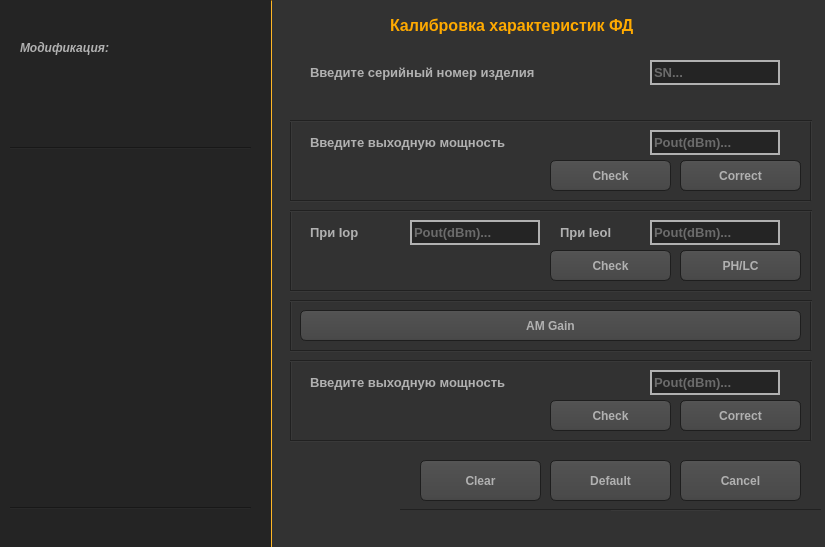
<?xml version="1.0" encoding="UTF-8"?>
<ui version="4.0">
 <class>Form</class>
 <widget class="QWidget" name="Form">
  <property name="geometry">
   <rect>
    <x>0</x>
    <y>0</y>
    <width>825</width>
    <height>547</height>
   </rect>
  </property>
  <property name="minimumSize">
   <size>
    <width>825</width>
    <height>547</height>
   </size>
  </property>
  <property name="maximumSize">
   <size>
    <width>825</width>
    <height>547</height>
   </size>
  </property>
  <property name="windowTitle">
   <string>Photodiode Calibration</string>
  </property>
  <property name="styleSheet">
   <string notr="true">QWidget
{
    color: #b1b1b1;
    background-color: #323232;
}
QWidget:item:hover
{
    background-color: QLinearGradient( x1: 0, y1: 0, x2: 0, y2: 1, stop: 0 #ffa02f, stop: 1 #ca0619);
    color: #000000;
}

QWidget:item:selected
{
    background-color: QLinearGradient( x1: 0, y1: 0, x2: 0, y2: 1, stop: 0 #ffa02f, stop: 1 #d7801a);
}
QWidget:disabled
{
    color: #808080;
    background-color: #323232;
}
QScrollBar:vertical
{
      background: QLinearGradient( x1: 0, y1: 0, x2: 1, y2: 0, stop: 0.0 #121212, stop: 0.2 #282828, stop: 1 #484848);
      width: 14px;
      margin: 16px 0 16px 0;
      border: 1px solid #222222;
}

QScrollBar::handle:vertical
{
      background: QLinearGradient( x1: 0, y1: 0, x2: 0, y2: 1, stop: 0 #ffa02f, stop: 0.5 #d7801a, stop: 1 #ffa02f);
      min-height: 20px;
      border-radius: 2px;
}

QScrollBar::add-line:vertical
{
      border: 1px solid #1b1b19;
      border-radius: 2px;
      background: QLinearGradient( x1: 0, y1: 0, x2: 0, y2: 1, stop: 0 #ffa02f, stop: 1 #d7801a);
      height: 14px;
      subcontrol-position: bottom;
      subcontrol-origin: margin;
}

QScrollBar::sub-line:vertical
{
      border: 1px solid #1b1b19;
      border-radius: 2px;
      background: QLinearGradient( x1: 0, y1: 0, x2: 0, y2: 1, stop: 0 #d7801a, stop: 1 #ffa02f);
      height: 14px;
      subcontrol-position: top;
      subcontrol-origin: margin;
}

QScrollBar::up-arrow:vertical, QScrollBar::down-arrow:vertical
{
      border: 1px solid black;
      width: 1px;
      height: 1px;
      background: white;
}


QScrollBar::add-page:vertical, QScrollBar::sub-page:vertical
{
      background: none;
}

QLineEdit
{border: 2px solid #b1b1b1;

    background-color: #242424;
}
QLineEdit:focus
{
    border: 2px solid #ffaa00;
}</string>
  </property>
  <widget class="QPlainTextEdit" name="plainTextEdit">
   <property name="geometry">
    <rect>
     <x>0</x>
     <y>0</y>
     <width>271</width>
     <height>551</height>
    </rect>
   </property>
   <property name="cursor" stdset="0">
    <cursorShape>ArrowCursor</cursorShape>
   </property>
   <property name="styleSheet">
    <string notr="true">QPlainTextEdit
{
    background-color: #242424;
border:#242424
}
</string>
   </property>
   <property name="readOnly">
    <bool>true</bool>
   </property>
  </widget>
  <widget class="Line" name="line_3">
   <property name="geometry">
    <rect>
     <x>270</x>
     <y>0</y>
     <width>2</width>
     <height>550</height>
    </rect>
   </property>
   <property name="styleSheet">
    <string notr="true">background-color: #ffaa00
</string>
   </property>
   <property name="orientation">
    <enum>Qt::Vertical</enum>
   </property>
  </widget>
  <widget class="Line" name="line_8">
   <property name="geometry">
    <rect>
     <x>10</x>
     <y>500</y>
     <width>241</width>
     <height>16</height>
    </rect>
   </property>
   <property name="styleSheet">
    <string notr="true">
    background-color: #242424;
</string>
   </property>
   <property name="orientation">
    <enum>Qt::Horizontal</enum>
   </property>
  </widget>
  <widget class="Line" name="line_2">
   <property name="geometry">
    <rect>
     <x>10</x>
     <y>140</y>
     <width>241</width>
     <height>16</height>
    </rect>
   </property>
   <property name="styleSheet">
    <string notr="true">
    background-color: #242424;
</string>
   </property>
   <property name="orientation">
    <enum>Qt::Horizontal</enum>
   </property>
  </widget>
  <widget class="QPlainTextEdit" name="plainTextEdit_2">
   <property name="geometry">
    <rect>
     <x>10</x>
     <y>160</y>
     <width>251</width>
     <height>341</height>
    </rect>
   </property>
   <property name="sizePolicy">
    <sizepolicy hsizetype="Preferred" vsizetype="Expanding">
     <horstretch>0</horstretch>
     <verstretch>0</verstretch>
    </sizepolicy>
   </property>
   <property name="font">
    <font>
     <family>Arial</family>
     <pointsize>10</pointsize>
     <weight>50</weight>
     <italic>true</italic>
     <bold>false</bold>
    </font>
   </property>
   <property name="cursor" stdset="0">
    <cursorShape>ArrowCursor</cursorShape>
   </property>
   <property name="styleSheet">
    <string notr="true">QPlainTextEdit
{
    background-color: #242424;
border:#242424
}
</string>
   </property>
   <property name="verticalScrollBarPolicy">
    <enum>Qt::ScrollBarAsNeeded</enum>
   </property>
   <property name="sizeAdjustPolicy">
    <enum>QAbstractScrollArea::AdjustIgnored</enum>
   </property>
   <property name="readOnly">
    <bool>true</bool>
   </property>
   <property name="backgroundVisible">
    <bool>false</bool>
   </property>
   <property name="centerOnScroll">
    <bool>false</bool>
   </property>
   <property name="placeholderText">
    <string/>
   </property>
  </widget>
  <widget class="QLabel" name="label_7">
   <property name="geometry">
    <rect>
     <x>10</x>
     <y>510</y>
     <width>101</width>
     <height>31</height>
    </rect>
   </property>
   <property name="font">
    <font>
     <family>Arial</family>
     <pointsize>8</pointsize>
     <weight>50</weight>
     <bold>false</bold>
    </font>
   </property>
   <property name="styleSheet">
    <string notr="true">    background-color: #242424;
border:#242424</string>
   </property>
   <property name="text">
    <string/>
   </property>
  </widget>
  <widget class="QLabel" name="label_8">
   <property name="geometry">
    <rect>
     <x>20</x>
     <y>40</y>
     <width>101</width>
     <height>16</height>
    </rect>
   </property>
   <property name="font">
    <font>
     <family>Arial</family>
     <weight>75</weight>
     <italic>true</italic>
     <bold>true</bold>
    </font>
   </property>
   <property name="styleSheet">
    <string notr="true">background-color: #242424;</string>
   </property>
   <property name="text">
    <string>Модификация:</string>
   </property>
  </widget>
  <widget class="QPlainTextEdit" name="plainTextEdit_3">
   <property name="geometry">
    <rect>
     <x>60</x>
     <y>60</y>
     <width>201</width>
     <height>81</height>
    </rect>
   </property>
   <property name="sizePolicy">
    <sizepolicy hsizetype="Preferred" vsizetype="Expanding">
     <horstretch>0</horstretch>
     <verstretch>0</verstretch>
    </sizepolicy>
   </property>
   <property name="font">
    <font>
     <family>Arial</family>
     <pointsize>10</pointsize>
     <weight>50</weight>
     <italic>true</italic>
     <bold>false</bold>
    </font>
   </property>
   <property name="cursor" stdset="0">
    <cursorShape>ArrowCursor</cursorShape>
   </property>
   <property name="styleSheet">
    <string notr="true">QPlainTextEdit
{
    background-color: #242424;
border:#242424
}
</string>
   </property>
   <property name="verticalScrollBarPolicy">
    <enum>Qt::ScrollBarAsNeeded</enum>
   </property>
   <property name="sizeAdjustPolicy">
    <enum>QAbstractScrollArea::AdjustIgnored</enum>
   </property>
   <property name="readOnly">
    <bool>true</bool>
   </property>
   <property name="backgroundVisible">
    <bool>false</bool>
   </property>
   <property name="centerOnScroll">
    <bool>false</bool>
   </property>
   <property name="placeholderText">
    <string/>
   </property>
  </widget>
  <widget class="QLabel" name="label">
   <property name="geometry">
    <rect>
     <x>390</x>
     <y>10</y>
     <width>311</width>
     <height>31</height>
    </rect>
   </property>
   <property name="font">
    <font>
     <family>Arial</family>
     <pointsize>12</pointsize>
     <weight>75</weight>
     <bold>true</bold>
    </font>
   </property>
   <property name="styleSheet">
    <string notr="true">QLabel {
color:  #ffaa00
}</string>
   </property>
   <property name="text">
    <string>Калибровка характеристик ФД</string>
   </property>
  </widget>
  <widget class="QLabel" name="label_12">
   <property name="geometry">
    <rect>
     <x>310</x>
     <y>60</y>
     <width>291</width>
     <height>25</height>
    </rect>
   </property>
   <property name="font">
    <font>
     <family>Arial</family>
     <pointsize>10</pointsize>
     <weight>75</weight>
     <bold>true</bold>
    </font>
   </property>
   <property name="text">
    <string>Введите серийный номер изделия</string>
   </property>
  </widget>
  <widget class="QLineEdit" name="lineEdit_7">
   <property name="geometry">
    <rect>
     <x>650</x>
     <y>60</y>
     <width>130</width>
     <height>25</height>
    </rect>
   </property>
   <property name="font">
    <font>
     <family>Arial</family>
     <pointsize>10</pointsize>
     <weight>75</weight>
     <bold>true</bold>
    </font>
   </property>
   <property name="text">
    <string/>
   </property>
   <property name="placeholderText">
    <string>SN...</string>
   </property>
  </widget>
  <widget class="Line" name="line_5">
   <property name="geometry">
    <rect>
     <x>400</x>
     <y>500</y>
     <width>421</width>
     <height>20</height>
    </rect>
   </property>
   <property name="styleSheet">
    <string notr="true">
 background-color: #323232;
</string>
   </property>
   <property name="orientation">
    <enum>Qt::Horizontal</enum>
   </property>
  </widget>
  <widget class="QLabel" name="label_6">
   <property name="geometry">
    <rect>
     <x>720</x>
     <y>510</y>
     <width>109</width>
     <height>39</height>
    </rect>
   </property>
   <property name="font">
    <font>
     <family>Arial</family>
    </font>
   </property>
   <property name="text">
    <string/>
   </property>
  </widget>
  <widget class="QLabel" name="label_10">
   <property name="geometry">
    <rect>
     <x>300</x>
     <y>510</y>
     <width>311</width>
     <height>39</height>
    </rect>
   </property>
   <property name="text">
    <string/>
   </property>
  </widget>
  <widget class="QPushButton" name="pushButton_2">
   <property name="geometry">
    <rect>
     <x>680</x>
     <y>460</y>
     <width>121</width>
     <height>41</height>
    </rect>
   </property>
   <property name="font">
    <font>
     <family>Arial</family>
     <pointsize>-1</pointsize>
     <weight>75</weight>
     <bold>true</bold>
    </font>
   </property>
   <property name="cursor">
    <cursorShape>PointingHandCursor</cursorShape>
   </property>
   <property name="styleSheet">
    <string notr="true">QPushButton
{
    color: #b1b1b1;
    background-color: QLinearGradient( x1: 0, y1: 0, x2: 0, y2: 1, stop: 0 #565656, stop: 0.1 #525252, stop: 0.5 #4e4e4e, stop: 0.9 #4a4a4a, stop: 1 #464646);
    border-width: 1px;
    border-color: #1e1e1e;
    border-style: solid;
    border-radius: 6;
    padding: 3px;
    font-size: 12px;
    padding-left: 5px;
    padding-right: 5px;
    min-width: 40px;
}

QPushButton:pressed
{
    background-color: QLinearGradient( x1: 0, y1: 0, x2: 0, y2: 1, stop: 0 #2d2d2d, stop: 0.1 #2b2b2b, stop: 0.5 #292929, stop: 0.9 #282828, stop: 1 #252525);
}
QPushButton:hover
{
    background-color: QLinearGradient( x1: 0, y1: 0, x2: 0, y2: 1, stop: 0 #2d2d20, stop: 0.1 #2b2b2b, stop: 0.3 #292929, stop: 0.6 #282828, stop: 1 #252525);
}</string>
   </property>
   <property name="text">
    <string>Cancel</string>
   </property>
  </widget>
  <widget class="QPushButton" name="pushButton_3">
   <property name="geometry">
    <rect>
     <x>680</x>
     <y>160</y>
     <width>121</width>
     <height>31</height>
    </rect>
   </property>
   <property name="font">
    <font>
     <family>Arial</family>
     <pointsize>-1</pointsize>
     <weight>75</weight>
     <bold>true</bold>
    </font>
   </property>
   <property name="cursor">
    <cursorShape>PointingHandCursor</cursorShape>
   </property>
   <property name="styleSheet">
    <string notr="true">QPushButton
{
    color: #b1b1b1;
    background-color: QLinearGradient( x1: 0, y1: 0, x2: 0, y2: 1, stop: 0 #565656, stop: 0.1 #525252, stop: 0.5 #4e4e4e, stop: 0.9 #4a4a4a, stop: 1 #464646);
    border-width: 1px;
    border-color: #1e1e1e;
    border-style: solid;
    border-radius: 6;
    padding: 3px;
    font-size: 12px;
    padding-left: 5px;
    padding-right: 5px;
    min-width: 40px;
}

QPushButton:pressed
{
    background-color: QLinearGradient( x1: 0, y1: 0, x2: 0, y2: 1, stop: 0 #2d2d2d, stop: 0.1 #2b2b2b, stop: 0.5 #292929, stop: 0.9 #282828, stop: 1 #252525);
}
QPushButton:hover
{
    background-color: QLinearGradient( x1: 0, y1: 0, x2: 0, y2: 1, stop: 0 #2d2d20, stop: 0.1 #2b2b2b, stop: 0.3 #292929, stop: 0.6 #282828, stop: 1 #252525);
}</string>
   </property>
   <property name="text">
    <string>Start</string>
   </property>
  </widget>
  <widget class="QLabel" name="label_13">
   <property name="geometry">
    <rect>
     <x>310</x>
     <y>130</y>
     <width>291</width>
     <height>25</height>
    </rect>
   </property>
   <property name="font">
    <font>
     <family>Arial</family>
     <pointsize>10</pointsize>
     <weight>75</weight>
     <bold>true</bold>
    </font>
   </property>
   <property name="text">
    <string>Введите выходную мощность</string>
   </property>
  </widget>
  <widget class="QLineEdit" name="lineEdit_8">
   <property name="geometry">
    <rect>
     <x>650</x>
     <y>130</y>
     <width>130</width>
     <height>25</height>
    </rect>
   </property>
   <property name="font">
    <font>
     <family>Arial</family>
     <pointsize>10</pointsize>
     <weight>75</weight>
     <bold>true</bold>
    </font>
   </property>
   <property name="text">
    <string/>
   </property>
   <property name="placeholderText">
    <string>Pout(dBm)...</string>
   </property>
  </widget>
  <widget class="QPushButton" name="pushButton_4">
   <property name="geometry">
    <rect>
     <x>680</x>
     <y>250</y>
     <width>121</width>
     <height>31</height>
    </rect>
   </property>
   <property name="font">
    <font>
     <family>Arial</family>
     <pointsize>-1</pointsize>
     <weight>75</weight>
     <bold>true</bold>
    </font>
   </property>
   <property name="cursor">
    <cursorShape>PointingHandCursor</cursorShape>
   </property>
   <property name="styleSheet">
    <string notr="true">QPushButton
{
    color: #b1b1b1;
    background-color: QLinearGradient( x1: 0, y1: 0, x2: 0, y2: 1, stop: 0 #565656, stop: 0.1 #525252, stop: 0.5 #4e4e4e, stop: 0.9 #4a4a4a, stop: 1 #464646);
    border-width: 1px;
    border-color: #1e1e1e;
    border-style: solid;
    border-radius: 6;
    padding: 3px;
    font-size: 12px;
    padding-left: 5px;
    padding-right: 5px;
    min-width: 40px;
}

QPushButton:pressed
{
    background-color: QLinearGradient( x1: 0, y1: 0, x2: 0, y2: 1, stop: 0 #2d2d2d, stop: 0.1 #2b2b2b, stop: 0.5 #292929, stop: 0.9 #282828, stop: 1 #252525);
}
QPushButton:hover
{
    background-color: QLinearGradient( x1: 0, y1: 0, x2: 0, y2: 1, stop: 0 #2d2d20, stop: 0.1 #2b2b2b, stop: 0.3 #292929, stop: 0.6 #282828, stop: 1 #252525);
}</string>
   </property>
   <property name="text">
    <string>AM Current</string>
   </property>
  </widget>
  <widget class="QLabel" name="label_14">
   <property name="geometry">
    <rect>
     <x>310</x>
     <y>220</y>
     <width>71</width>
     <height>25</height>
    </rect>
   </property>
   <property name="font">
    <font>
     <family>Arial</family>
     <pointsize>10</pointsize>
     <weight>75</weight>
     <bold>true</bold>
    </font>
   </property>
   <property name="text">
    <string>При Iop</string>
   </property>
  </widget>
  <widget class="QLineEdit" name="lineEdit_9">
   <property name="geometry">
    <rect>
     <x>410</x>
     <y>220</y>
     <width>130</width>
     <height>25</height>
    </rect>
   </property>
   <property name="font">
    <font>
     <family>Arial</family>
     <pointsize>10</pointsize>
     <weight>75</weight>
     <bold>true</bold>
    </font>
   </property>
   <property name="text">
    <string/>
   </property>
   <property name="placeholderText">
    <string>Pout(dBm)...</string>
   </property>
  </widget>
  <widget class="QLabel" name="label_15">
   <property name="geometry">
    <rect>
     <x>560</x>
     <y>220</y>
     <width>81</width>
     <height>25</height>
    </rect>
   </property>
   <property name="font">
    <font>
     <family>Arial</family>
     <pointsize>10</pointsize>
     <weight>75</weight>
     <bold>true</bold>
    </font>
   </property>
   <property name="text">
    <string>При Ieol</string>
   </property>
  </widget>
  <widget class="QLineEdit" name="lineEdit_10">
   <property name="geometry">
    <rect>
     <x>650</x>
     <y>220</y>
     <width>130</width>
     <height>25</height>
    </rect>
   </property>
   <property name="font">
    <font>
     <family>Arial</family>
     <pointsize>10</pointsize>
     <weight>75</weight>
     <bold>true</bold>
    </font>
   </property>
   <property name="text">
    <string/>
   </property>
   <property name="placeholderText">
    <string>Pout(dBm)...</string>
   </property>
  </widget>
  <widget class="QPushButton" name="pushButton_5">
   <property name="geometry">
    <rect>
     <x>680</x>
     <y>400</y>
     <width>121</width>
     <height>31</height>
    </rect>
   </property>
   <property name="font">
    <font>
     <family>Arial</family>
     <pointsize>-1</pointsize>
     <weight>75</weight>
     <bold>true</bold>
    </font>
   </property>
   <property name="cursor">
    <cursorShape>PointingHandCursor</cursorShape>
   </property>
   <property name="styleSheet">
    <string notr="true">QPushButton
{
    color: #b1b1b1;
    background-color: QLinearGradient( x1: 0, y1: 0, x2: 0, y2: 1, stop: 0 #565656, stop: 0.1 #525252, stop: 0.5 #4e4e4e, stop: 0.9 #4a4a4a, stop: 1 #464646);
    border-width: 1px;
    border-color: #1e1e1e;
    border-style: solid;
    border-radius: 6;
    padding: 3px;
    font-size: 12px;
    padding-left: 5px;
    padding-right: 5px;
    min-width: 40px;
}

QPushButton:pressed
{
    background-color: QLinearGradient( x1: 0, y1: 0, x2: 0, y2: 1, stop: 0 #2d2d2d, stop: 0.1 #2b2b2b, stop: 0.5 #292929, stop: 0.9 #282828, stop: 1 #252525);
}
QPushButton:hover
{
    background-color: QLinearGradient( x1: 0, y1: 0, x2: 0, y2: 1, stop: 0 #2d2d20, stop: 0.1 #2b2b2b, stop: 0.3 #292929, stop: 0.6 #282828, stop: 1 #252525);
}</string>
   </property>
   <property name="text">
    <string>AM Power</string>
   </property>
  </widget>
  <widget class="QLabel" name="label_16">
   <property name="geometry">
    <rect>
     <x>310</x>
     <y>370</y>
     <width>291</width>
     <height>25</height>
    </rect>
   </property>
   <property name="font">
    <font>
     <family>Arial</family>
     <pointsize>10</pointsize>
     <weight>75</weight>
     <bold>true</bold>
    </font>
   </property>
   <property name="text">
    <string>Введите выходную мощность</string>
   </property>
  </widget>
  <widget class="QLineEdit" name="lineEdit_11">
   <property name="geometry">
    <rect>
     <x>650</x>
     <y>370</y>
     <width>130</width>
     <height>25</height>
    </rect>
   </property>
   <property name="font">
    <font>
     <family>Arial</family>
     <pointsize>10</pointsize>
     <weight>75</weight>
     <bold>true</bold>
    </font>
   </property>
   <property name="text">
    <string/>
   </property>
   <property name="placeholderText">
    <string>Pout(dBm)...</string>
   </property>
  </widget>
  <widget class="QPushButton" name="pushButton_6">
   <property name="geometry">
    <rect>
     <x>300</x>
     <y>310</y>
     <width>501</width>
     <height>31</height>
    </rect>
   </property>
   <property name="font">
    <font>
     <family>Arial</family>
     <pointsize>-1</pointsize>
     <weight>75</weight>
     <bold>true</bold>
    </font>
   </property>
   <property name="cursor">
    <cursorShape>PointingHandCursor</cursorShape>
   </property>
   <property name="styleSheet">
    <string notr="true">QPushButton
{
    color: #b1b1b1;
    background-color: QLinearGradient( x1: 0, y1: 0, x2: 0, y2: 1, stop: 0 #565656, stop: 0.1 #525252, stop: 0.5 #4e4e4e, stop: 0.9 #4a4a4a, stop: 1 #464646);
    border-width: 1px;
    border-color: #1e1e1e;
    border-style: solid;
    border-radius: 6;
    padding: 3px;
    font-size: 12px;
    padding-left: 5px;
    padding-right: 5px;
    min-width: 40px;
}

QPushButton:pressed
{
    background-color: QLinearGradient( x1: 0, y1: 0, x2: 0, y2: 1, stop: 0 #2d2d2d, stop: 0.1 #2b2b2b, stop: 0.5 #292929, stop: 0.9 #282828, stop: 1 #252525);
}
QPushButton:hover
{
    background-color: QLinearGradient( x1: 0, y1: 0, x2: 0, y2: 1, stop: 0 #2d2d20, stop: 0.1 #2b2b2b, stop: 0.3 #292929, stop: 0.6 #282828, stop: 1 #252525);
}</string>
   </property>
   <property name="text">
    <string>AM Gain</string>
   </property>
  </widget>
  <widget class="Line" name="line_12">
   <property name="geometry">
    <rect>
     <x>290</x>
     <y>120</y>
     <width>521</width>
     <height>2</height>
    </rect>
   </property>
   <property name="styleSheet">
    <string notr="true"/>
   </property>
   <property name="orientation">
    <enum>Qt::Horizontal</enum>
   </property>
  </widget>
  <widget class="Line" name="line_13">
   <property name="geometry">
    <rect>
     <x>290</x>
     <y>200</y>
     <width>521</width>
     <height>2</height>
    </rect>
   </property>
   <property name="styleSheet">
    <string notr="true"/>
   </property>
   <property name="orientation">
    <enum>Qt::Horizontal</enum>
   </property>
  </widget>
  <widget class="Line" name="line_14">
   <property name="geometry">
    <rect>
     <x>290</x>
     <y>210</y>
     <width>521</width>
     <height>2</height>
    </rect>
   </property>
   <property name="styleSheet">
    <string notr="true"/>
   </property>
   <property name="orientation">
    <enum>Qt::Horizontal</enum>
   </property>
  </widget>
  <widget class="Line" name="line_15">
   <property name="geometry">
    <rect>
     <x>290</x>
     <y>290</y>
     <width>521</width>
     <height>2</height>
    </rect>
   </property>
   <property name="styleSheet">
    <string notr="true"/>
   </property>
   <property name="orientation">
    <enum>Qt::Horizontal</enum>
   </property>
  </widget>
  <widget class="Line" name="line_16">
   <property name="geometry">
    <rect>
     <x>290</x>
     <y>300</y>
     <width>521</width>
     <height>2</height>
    </rect>
   </property>
   <property name="styleSheet">
    <string notr="true"/>
   </property>
   <property name="orientation">
    <enum>Qt::Horizontal</enum>
   </property>
  </widget>
  <widget class="Line" name="line_17">
   <property name="geometry">
    <rect>
     <x>290</x>
     <y>350</y>
     <width>521</width>
     <height>2</height>
    </rect>
   </property>
   <property name="styleSheet">
    <string notr="true"/>
   </property>
   <property name="orientation">
    <enum>Qt::Horizontal</enum>
   </property>
  </widget>
  <widget class="Line" name="line_18">
   <property name="geometry">
    <rect>
     <x>290</x>
     <y>440</y>
     <width>521</width>
     <height>2</height>
    </rect>
   </property>
   <property name="styleSheet">
    <string notr="true"/>
   </property>
   <property name="orientation">
    <enum>Qt::Horizontal</enum>
   </property>
  </widget>
  <widget class="Line" name="line_19">
   <property name="geometry">
    <rect>
     <x>290</x>
     <y>360</y>
     <width>521</width>
     <height>2</height>
    </rect>
   </property>
   <property name="styleSheet">
    <string notr="true"/>
   </property>
   <property name="orientation">
    <enum>Qt::Horizontal</enum>
   </property>
  </widget>
  <widget class="Line" name="line_7">
   <property name="geometry">
    <rect>
     <x>290</x>
     <y>120</y>
     <width>2</width>
     <height>81</height>
    </rect>
   </property>
   <property name="orientation">
    <enum>Qt::Vertical</enum>
   </property>
  </widget>
  <widget class="Line" name="line_9">
   <property name="geometry">
    <rect>
     <x>810</x>
     <y>120</y>
     <width>2</width>
     <height>81</height>
    </rect>
   </property>
   <property name="orientation">
    <enum>Qt::Vertical</enum>
   </property>
  </widget>
  <widget class="Line" name="line_10">
   <property name="geometry">
    <rect>
     <x>290</x>
     <y>210</y>
     <width>2</width>
     <height>81</height>
    </rect>
   </property>
   <property name="orientation">
    <enum>Qt::Vertical</enum>
   </property>
  </widget>
  <widget class="Line" name="line_11">
   <property name="geometry">
    <rect>
     <x>810</x>
     <y>210</y>
     <width>2</width>
     <height>81</height>
    </rect>
   </property>
   <property name="orientation">
    <enum>Qt::Vertical</enum>
   </property>
  </widget>
  <widget class="Line" name="line_20">
   <property name="geometry">
    <rect>
     <x>290</x>
     <y>300</y>
     <width>2</width>
     <height>51</height>
    </rect>
   </property>
   <property name="orientation">
    <enum>Qt::Vertical</enum>
   </property>
  </widget>
  <widget class="Line" name="line_21">
   <property name="geometry">
    <rect>
     <x>810</x>
     <y>300</y>
     <width>2</width>
     <height>51</height>
    </rect>
   </property>
   <property name="orientation">
    <enum>Qt::Vertical</enum>
   </property>
  </widget>
  <widget class="Line" name="line_22">
   <property name="geometry">
    <rect>
     <x>810</x>
     <y>360</y>
     <width>2</width>
     <height>81</height>
    </rect>
   </property>
   <property name="orientation">
    <enum>Qt::Vertical</enum>
   </property>
  </widget>
  <widget class="Line" name="line_23">
   <property name="geometry">
    <rect>
     <x>290</x>
     <y>360</y>
     <width>2</width>
     <height>81</height>
    </rect>
   </property>
   <property name="orientation">
    <enum>Qt::Vertical</enum>
   </property>
  </widget>
  <widget class="QPushButton" name="pushButton_7">
   <property name="geometry">
    <rect>
     <x>550</x>
     <y>160</y>
     <width>121</width>
     <height>31</height>
    </rect>
   </property>
   <property name="font">
    <font>
     <family>Arial</family>
     <pointsize>-1</pointsize>
     <weight>75</weight>
     <bold>true</bold>
    </font>
   </property>
   <property name="cursor">
    <cursorShape>PointingHandCursor</cursorShape>
   </property>
   <property name="styleSheet">
    <string notr="true">QPushButton
{
    color: #b1b1b1;
    background-color: QLinearGradient( x1: 0, y1: 0, x2: 0, y2: 1, stop: 0 #565656, stop: 0.1 #525252, stop: 0.5 #4e4e4e, stop: 0.9 #4a4a4a, stop: 1 #464646);
    border-width: 1px;
    border-color: #1e1e1e;
    border-style: solid;
    border-radius: 6;
    padding: 3px;
    font-size: 12px;
    padding-left: 5px;
    padding-right: 5px;
    min-width: 40px;
}

QPushButton:pressed
{
    background-color: QLinearGradient( x1: 0, y1: 0, x2: 0, y2: 1, stop: 0 #2d2d2d, stop: 0.1 #2b2b2b, stop: 0.5 #292929, stop: 0.9 #282828, stop: 1 #252525);
}
QPushButton:hover
{
    background-color: QLinearGradient( x1: 0, y1: 0, x2: 0, y2: 1, stop: 0 #2d2d20, stop: 0.1 #2b2b2b, stop: 0.3 #292929, stop: 0.6 #282828, stop: 1 #252525);
}</string>
   </property>
   <property name="text">
    <string>Check</string>
   </property>
  </widget>
  <widget class="QPushButton" name="pushButton_8">
   <property name="geometry">
    <rect>
     <x>680</x>
     <y>160</y>
     <width>121</width>
     <height>31</height>
    </rect>
   </property>
   <property name="font">
    <font>
     <family>Arial</family>
     <pointsize>-1</pointsize>
     <weight>75</weight>
     <bold>true</bold>
    </font>
   </property>
   <property name="cursor">
    <cursorShape>PointingHandCursor</cursorShape>
   </property>
   <property name="styleSheet">
    <string notr="true">QPushButton
{
    color: #b1b1b1;
    background-color: QLinearGradient( x1: 0, y1: 0, x2: 0, y2: 1, stop: 0 #565656, stop: 0.1 #525252, stop: 0.5 #4e4e4e, stop: 0.9 #4a4a4a, stop: 1 #464646);
    border-width: 1px;
    border-color: #1e1e1e;
    border-style: solid;
    border-radius: 6;
    padding: 3px;
    font-size: 12px;
    padding-left: 5px;
    padding-right: 5px;
    min-width: 40px;
}

QPushButton:pressed
{
    background-color: QLinearGradient( x1: 0, y1: 0, x2: 0, y2: 1, stop: 0 #2d2d2d, stop: 0.1 #2b2b2b, stop: 0.5 #292929, stop: 0.9 #282828, stop: 1 #252525);
}
QPushButton:hover
{
    background-color: QLinearGradient( x1: 0, y1: 0, x2: 0, y2: 1, stop: 0 #2d2d20, stop: 0.1 #2b2b2b, stop: 0.3 #292929, stop: 0.6 #282828, stop: 1 #252525);
}</string>
   </property>
   <property name="text">
    <string>Correct</string>
   </property>
  </widget>
  <widget class="QPushButton" name="pushButton_9">
   <property name="geometry">
    <rect>
     <x>680</x>
     <y>250</y>
     <width>121</width>
     <height>31</height>
    </rect>
   </property>
   <property name="font">
    <font>
     <family>Arial</family>
     <pointsize>-1</pointsize>
     <weight>75</weight>
     <bold>true</bold>
    </font>
   </property>
   <property name="cursor">
    <cursorShape>PointingHandCursor</cursorShape>
   </property>
   <property name="styleSheet">
    <string notr="true">QPushButton
{
    color: #b1b1b1;
    background-color: QLinearGradient( x1: 0, y1: 0, x2: 0, y2: 1, stop: 0 #565656, stop: 0.1 #525252, stop: 0.5 #4e4e4e, stop: 0.9 #4a4a4a, stop: 1 #464646);
    border-width: 1px;
    border-color: #1e1e1e;
    border-style: solid;
    border-radius: 6;
    padding: 3px;
    font-size: 12px;
    padding-left: 5px;
    padding-right: 5px;
    min-width: 40px;
}

QPushButton:pressed
{
    background-color: QLinearGradient( x1: 0, y1: 0, x2: 0, y2: 1, stop: 0 #2d2d2d, stop: 0.1 #2b2b2b, stop: 0.5 #292929, stop: 0.9 #282828, stop: 1 #252525);
}
QPushButton:hover
{
    background-color: QLinearGradient( x1: 0, y1: 0, x2: 0, y2: 1, stop: 0 #2d2d20, stop: 0.1 #2b2b2b, stop: 0.3 #292929, stop: 0.6 #282828, stop: 1 #252525);
}</string>
   </property>
   <property name="text">
    <string>PH/LC</string>
   </property>
  </widget>
  <widget class="QPushButton" name="pushButton_10">
   <property name="geometry">
    <rect>
     <x>550</x>
     <y>250</y>
     <width>121</width>
     <height>31</height>
    </rect>
   </property>
   <property name="font">
    <font>
     <family>Arial</family>
     <pointsize>-1</pointsize>
     <weight>75</weight>
     <bold>true</bold>
    </font>
   </property>
   <property name="cursor">
    <cursorShape>PointingHandCursor</cursorShape>
   </property>
   <property name="styleSheet">
    <string notr="true">QPushButton
{
    color: #b1b1b1;
    background-color: QLinearGradient( x1: 0, y1: 0, x2: 0, y2: 1, stop: 0 #565656, stop: 0.1 #525252, stop: 0.5 #4e4e4e, stop: 0.9 #4a4a4a, stop: 1 #464646);
    border-width: 1px;
    border-color: #1e1e1e;
    border-style: solid;
    border-radius: 6;
    padding: 3px;
    font-size: 12px;
    padding-left: 5px;
    padding-right: 5px;
    min-width: 40px;
}

QPushButton:pressed
{
    background-color: QLinearGradient( x1: 0, y1: 0, x2: 0, y2: 1, stop: 0 #2d2d2d, stop: 0.1 #2b2b2b, stop: 0.5 #292929, stop: 0.9 #282828, stop: 1 #252525);
}
QPushButton:hover
{
    background-color: QLinearGradient( x1: 0, y1: 0, x2: 0, y2: 1, stop: 0 #2d2d20, stop: 0.1 #2b2b2b, stop: 0.3 #292929, stop: 0.6 #282828, stop: 1 #252525);
}</string>
   </property>
   <property name="text">
    <string>Check</string>
   </property>
  </widget>
  <widget class="QPushButton" name="pushButton_11">
   <property name="enabled">
    <bool>true</bool>
   </property>
   <property name="geometry">
    <rect>
     <x>550</x>
     <y>460</y>
     <width>121</width>
     <height>41</height>
    </rect>
   </property>
   <property name="font">
    <font>
     <family>Arial</family>
     <pointsize>-1</pointsize>
     <weight>75</weight>
     <bold>true</bold>
    </font>
   </property>
   <property name="cursor">
    <cursorShape>PointingHandCursor</cursorShape>
   </property>
   <property name="styleSheet">
    <string notr="true">QPushButton
{
    color: #b1b1b1;
    background-color: QLinearGradient( x1: 0, y1: 0, x2: 0, y2: 1, stop: 0 #565656, stop: 0.1 #525252, stop: 0.5 #4e4e4e, stop: 0.9 #4a4a4a, stop: 1 #464646);
    border-width: 1px;
    border-color: #1e1e1e;
    border-style: solid;
    border-radius: 6;
    padding: 3px;
    font-size: 12px;
    padding-left: 5px;
    padding-right: 5px;
    min-width: 40px;
}

QPushButton:pressed
{
    background-color: QLinearGradient( x1: 0, y1: 0, x2: 0, y2: 1, stop: 0 #2d2d20, stop: 0.1 #2b2b2b, stop: 0.5 #292929, stop: 0.9 #282828, stop: 1 #252525);
}
QPushButton:hover
{
    background-color: QLinearGradient( x1: 0, y1: 0, x2: 0, y2: 1, stop: 0 #2d2d20, stop: 0.1 #2b2b2b, stop: 0.3 #292929, stop: 0.6 #282828, stop: 1 #252525);
}</string>
   </property>
   <property name="text">
    <string>Default</string>
   </property>
   <property name="checkable">
    <bool>false</bool>
   </property>
  </widget>
  <widget class="QPushButton" name="pushButton_12">
   <property name="enabled">
    <bool>true</bool>
   </property>
   <property name="geometry">
    <rect>
     <x>420</x>
     <y>460</y>
     <width>121</width>
     <height>41</height>
    </rect>
   </property>
   <property name="font">
    <font>
     <family>Arial</family>
     <pointsize>-1</pointsize>
     <weight>75</weight>
     <bold>true</bold>
    </font>
   </property>
   <property name="cursor">
    <cursorShape>PointingHandCursor</cursorShape>
   </property>
   <property name="styleSheet">
    <string notr="true">QPushButton
{
    color: #b1b1b1;
    background-color: QLinearGradient( x1: 0, y1: 0, x2: 0, y2: 1, stop: 0 #565656, stop: 0.1 #525252, stop: 0.5 #4e4e4e, stop: 0.9 #4a4a4a, stop: 1 #464646);
    border-width: 1px;
    border-color: #1e1e1e;
    border-style: solid;
    border-radius: 6;
    padding: 3px;
    font-size: 12px;
    padding-left: 5px;
    padding-right: 5px;
    min-width: 40px;
}

QPushButton:pressed
{
    background-color: QLinearGradient( x1: 0, y1: 0, x2: 0, y2: 1, stop: 0 #2d2d20, stop: 0.1 #2b2b2b, stop: 0.5 #292929, stop: 0.9 #282828, stop: 1 #252525);
}
QPushButton:hover
{
    background-color: QLinearGradient( x1: 0, y1: 0, x2: 0, y2: 1, stop: 0 #2d2d20, stop: 0.1 #2b2b2b, stop: 0.3 #292929, stop: 0.6 #282828, stop: 1 #252525);
}</string>
   </property>
   <property name="text">
    <string>Clear</string>
   </property>
   <property name="checkable">
    <bool>false</bool>
   </property>
  </widget>
  <widget class="QPushButton" name="pushButton_13">
   <property name="geometry">
    <rect>
     <x>680</x>
     <y>400</y>
     <width>121</width>
     <height>31</height>
    </rect>
   </property>
   <property name="font">
    <font>
     <family>Arial</family>
     <pointsize>-1</pointsize>
     <weight>75</weight>
     <bold>true</bold>
    </font>
   </property>
   <property name="cursor">
    <cursorShape>PointingHandCursor</cursorShape>
   </property>
   <property name="styleSheet">
    <string notr="true">QPushButton
{
    color: #b1b1b1;
    background-color: QLinearGradient( x1: 0, y1: 0, x2: 0, y2: 1, stop: 0 #565656, stop: 0.1 #525252, stop: 0.5 #4e4e4e, stop: 0.9 #4a4a4a, stop: 1 #464646);
    border-width: 1px;
    border-color: #1e1e1e;
    border-style: solid;
    border-radius: 6;
    padding: 3px;
    font-size: 12px;
    padding-left: 5px;
    padding-right: 5px;
    min-width: 40px;
}

QPushButton:pressed
{
    background-color: QLinearGradient( x1: 0, y1: 0, x2: 0, y2: 1, stop: 0 #2d2d2d, stop: 0.1 #2b2b2b, stop: 0.5 #292929, stop: 0.9 #282828, stop: 1 #252525);
}
QPushButton:hover
{
    background-color: QLinearGradient( x1: 0, y1: 0, x2: 0, y2: 1, stop: 0 #2d2d20, stop: 0.1 #2b2b2b, stop: 0.3 #292929, stop: 0.6 #282828, stop: 1 #252525);
}</string>
   </property>
   <property name="text">
    <string>Correct</string>
   </property>
  </widget>
  <widget class="QPushButton" name="pushButton_14">
   <property name="geometry">
    <rect>
     <x>550</x>
     <y>400</y>
     <width>121</width>
     <height>31</height>
    </rect>
   </property>
   <property name="font">
    <font>
     <family>Arial</family>
     <pointsize>-1</pointsize>
     <weight>75</weight>
     <bold>true</bold>
    </font>
   </property>
   <property name="cursor">
    <cursorShape>PointingHandCursor</cursorShape>
   </property>
   <property name="styleSheet">
    <string notr="true">QPushButton
{
    color: #b1b1b1;
    background-color: QLinearGradient( x1: 0, y1: 0, x2: 0, y2: 1, stop: 0 #565656, stop: 0.1 #525252, stop: 0.5 #4e4e4e, stop: 0.9 #4a4a4a, stop: 1 #464646);
    border-width: 1px;
    border-color: #1e1e1e;
    border-style: solid;
    border-radius: 6;
    padding: 3px;
    font-size: 12px;
    padding-left: 5px;
    padding-right: 5px;
    min-width: 40px;
}

QPushButton:pressed
{
    background-color: QLinearGradient( x1: 0, y1: 0, x2: 0, y2: 1, stop: 0 #2d2d2d, stop: 0.1 #2b2b2b, stop: 0.5 #292929, stop: 0.9 #282828, stop: 1 #252525);
}
QPushButton:hover
{
    background-color: QLinearGradient( x1: 0, y1: 0, x2: 0, y2: 1, stop: 0 #2d2d20, stop: 0.1 #2b2b2b, stop: 0.3 #292929, stop: 0.6 #282828, stop: 1 #252525);
}</string>
   </property>
   <property name="text">
    <string>Check</string>
   </property>
  </widget>
  <zorder>line_23</zorder>
  <zorder>line_22</zorder>
  <zorder>line_21</zorder>
  <zorder>line_20</zorder>
  <zorder>line_11</zorder>
  <zorder>line_10</zorder>
  <zorder>line_3</zorder>
  <zorder>line_9</zorder>
  <zorder>line_7</zorder>
  <zorder>plainTextEdit</zorder>
  <zorder>line_8</zorder>
  <zorder>line_2</zorder>
  <zorder>plainTextEdit_2</zorder>
  <zorder>label_7</zorder>
  <zorder>label_8</zorder>
  <zorder>plainTextEdit_3</zorder>
  <zorder>label</zorder>
  <zorder>label_12</zorder>
  <zorder>lineEdit_7</zorder>
  <zorder>line_5</zorder>
  <zorder>label_6</zorder>
  <zorder>label_10</zorder>
  <zorder>pushButton_2</zorder>
  <zorder>pushButton_3</zorder>
  <zorder>label_13</zorder>
  <zorder>lineEdit_8</zorder>
  <zorder>pushButton_4</zorder>
  <zorder>label_14</zorder>
  <zorder>lineEdit_9</zorder>
  <zorder>label_15</zorder>
  <zorder>lineEdit_10</zorder>
  <zorder>pushButton_5</zorder>
  <zorder>label_16</zorder>
  <zorder>lineEdit_11</zorder>
  <zorder>pushButton_6</zorder>
  <zorder>line_12</zorder>
  <zorder>line_13</zorder>
  <zorder>line_14</zorder>
  <zorder>line_15</zorder>
  <zorder>line_16</zorder>
  <zorder>line_17</zorder>
  <zorder>line_18</zorder>
  <zorder>line_19</zorder>
  <zorder>pushButton_7</zorder>
  <zorder>pushButton_8</zorder>
  <zorder>pushButton_9</zorder>
  <zorder>pushButton_10</zorder>
  <zorder>pushButton_11</zorder>
  <zorder>pushButton_12</zorder>
  <zorder>pushButton_13</zorder>
  <zorder>pushButton_14</zorder>
 </widget>
 <resources/>
 <connections/>
</ui>
